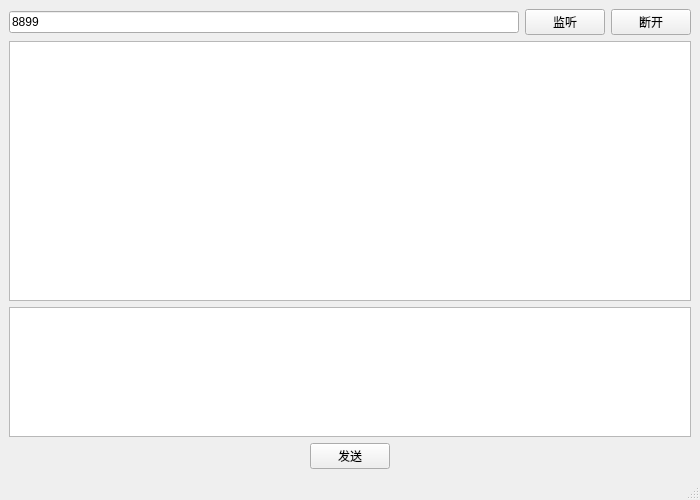
<?xml version="1.0" encoding="UTF-8"?>
<ui version="4.0">
 <class>MainWindow</class>
 <widget class="QMainWindow" name="MainWindow">
  <property name="geometry">
   <rect>
    <x>0</x>
    <y>0</y>
    <width>700</width>
    <height>500</height>
   </rect>
  </property>
  <property name="windowTitle">
   <string>MainWindow</string>
  </property>
  <widget class="QWidget" name="centralwidget">
   <layout class="QVBoxLayout" name="verticalLayout" stretch="0,2,1,0">
    <item>
     <layout class="QHBoxLayout" name="horizontalLayout">
      <item>
       <widget class="QLineEdit" name="port">
        <property name="text">
         <string>8899</string>
        </property>
       </widget>
      </item>
      <item>
       <widget class="QPushButton" name="listen">
        <property name="text">
         <string>监听</string>
        </property>
       </widget>
      </item>
      <item>
       <widget class="QPushButton" name="disconnect">
        <property name="text">
         <string>断开</string>
        </property>
       </widget>
      </item>
     </layout>
    </item>
    <item>
     <widget class="QTextEdit" name="history_edit"/>
    </item>
    <item>
     <widget class="QTextEdit" name="emit_edit"/>
    </item>
    <item>
     <layout class="QHBoxLayout" name="horizontalLayout_3">
      <item>
       <spacer name="horizontalSpacer">
        <property name="orientation">
         <enum>Qt::Horizontal</enum>
        </property>
        <property name="sizeHint" stdset="0">
         <size>
          <width>40</width>
          <height>20</height>
         </size>
        </property>
       </spacer>
      </item>
      <item>
       <widget class="QPushButton" name="send_data">
        <property name="text">
         <string>发送</string>
        </property>
       </widget>
      </item>
      <item>
       <spacer name="horizontalSpacer_2">
        <property name="orientation">
         <enum>Qt::Horizontal</enum>
        </property>
        <property name="sizeHint" stdset="0">
         <size>
          <width>40</width>
          <height>20</height>
         </size>
        </property>
       </spacer>
      </item>
     </layout>
    </item>
   </layout>
  </widget>
  <widget class="QMenuBar" name="menubar">
   <property name="geometry">
    <rect>
     <x>0</x>
     <y>0</y>
     <width>700</width>
     <height>21</height>
    </rect>
   </property>
  </widget>
  <widget class="QStatusBar" name="statusbar"/>
 </widget>
 <resources/>
 <connections/>
</ui>
